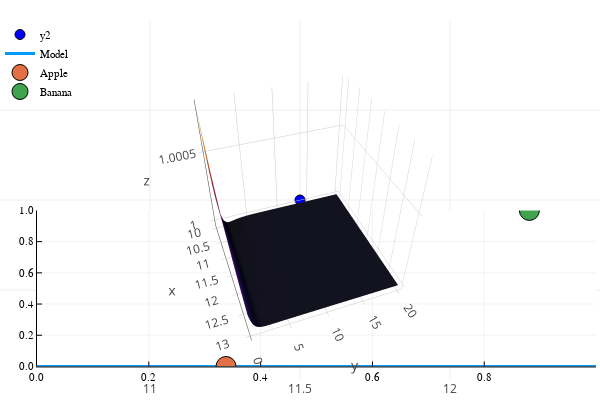

The notebook cell saved with this chart:
### Code cell
L(w,b) = (0 - sig(apple_gr_a,w,b))^2 + (1-sig(banana_gr_a,w,b))^2

w_ran = 10:0.1:13
b_ran = 0:0.1:20

L_val = [L(w,b) for b in b_ran, w in w_ran]

w = 11.5
b = 10
p1 = surface(w_ran, b_ran, L_val, xlabel="w", ylabel="b", cam=(70,40), cbar=false, leg=false)
# p1 = contour(w_ran,b_ran,L_val, levels=0.05:0.1:1, xlabel="w", ylabel="b", cam=(70,40), cbar=false, leg=false)
scatter!(p1, [w], [b], markersize=5, color = :blue)

p2 = plot(x->sig(x,w,b), 0, 1, label="Model", legend = :topleft, lw=3)
scatter!(p2, [apple_gr_a],  [0.0], label="Apple", markersize=10)
scatter!(p2, [banana_gr_a], [1.0], label="Banana", markersize=10, xlim=(0,1), ylim=(0,1))
plot(p1, p2, layout=(2,1))

### Figure 1 — Plotly figure (JSON) as saved in the notebook; plotly's stock layout.template omitted (floating-point values rounded to 4 significant figures; data arrays with more than 128 entries replaced by an {"elided": "..."} marker saying what was removed)
{"data": [{"colorbar": {"title": ""}, "colorscale": [[0, "rgba(0, 0, 4, 1.000)"], [0.03448, "rgba(4, 3, 20, 1.000)"], [0.06897, "rgba(13, 8, 41, 1.000)"], [0.1034, "rgba(24, 12, 60, 1.000)"], [0.1379, "rgba(38, 12, 81, 1.000)"], [0.1724, "rgba(54, 9, 97, 1.000)"], [0.2069, "rgba(69, 10, 105, 1.000)"], [0.2414, "rgba(84, 15, 109, 1.000)"], [0.2759, "rgba(97, 19, 110, 1.000)"], [0.3103, "rgba(111, 25, 110, 1.000)"], [0.3448, "rgba(125, 30, 109, 1.000)"], [0.3793, "rgba(140, 35, 105, 1.000)"], [0.4138, "rgba(154, 40, 101, 1.000)"], [0.4483, "rgba(166, 45, 96, 1.000)"], [0.4828, "rgba(180, 51, 89, 1.000)"], [0.5172, "rgba(193, 58, 80, 1.000)"], [0.5517, "rgba(206, 67, 71, 1.000)"], [0.5862, "rgba(216, 76, 62, 1.000)"], [0.6207, "rgba(226, 87, 52, 1.000)"], [0.6552, "rgba(235, 100, 41, 1.000)"], [0.6897, "rgba(241, 115, 29, 1.000)"], [0.7241, "rgba(247, 130, 18, 1.000)"], [0.7586, "rgba(250, 144, 8, 1.000)"], [0.7931, "rgba(252, 161, 8, 1.000)"], [0.8276, "rgba(252, 178, 22, 1.000)"], [0.8621, "rgba(250, 196, 42, 1.000)"], [0.8966, "rgba(246, 213, 67, 1.000)"], [0.931, "rgba(243, 229, 93, 1.000)"], [0.9655, "rgba(242, 244, 130, 1.000)"], [1, "rgba(252, 255, 164, 1.000)"]], "name": "y1", "opacity": null, "showlegend": false, "showscale": false, "type": "surface", "x": [10, 10.1, 10.2, 10.3, 10.4, 10.5, 10.6, 10.7, 10.8, 10.9, 11, 11.1, 11.2, 11.3, 11.4, 11.5, 11.6, 11.7, 11.8, 11.9, 12, 12.1, 12.2, 12.3, 12.4, 12.5, 12.6, 12.7, 12.8, 12.9, 13], "xaxis": "x1", "y": {"elided": "201 float values"}, "yaxis": "y1", "z": {"elided": "201x31 float values"}, "zmax": 1.001, "zmin": 1.0}, {"colorbar": {"title": ""}, "hoverinfo": "text", "legendgroup": "y2", "marker": {"color": "rgba(0, 0, 255, 1.000)", "line": {"color": "rgba(0, 0, 0, 1.000)", "width": 1}, "size": 10, "symbol": "circle"}, "mode": "markers", "name": "y2", "showlegend": true, "text": [null], "type": "scatter", "x": [11.5], "xaxis": "x1", "y": [10], "yaxis": "y1", "zmax": 1.001, "zmin": 1.0}, {"colorbar": {"title": ""}, "hoverinfo": "text", "legendgroup": "Model", "line": {"color": "rgba(0, 154, 250, 1.000)", "dash": "solid", "shape": "linear", "width": 3}, "mode": "lines", "name": "Model", "showlegend": true, "text": [null, null, null, null, null, null, null, null, null, null, null, null, null, null, null, null, null, null, null, null, null, null, null, null, null, null, null, null, null, null, null, null, null, null, null, null, null], "type": "scatter", "x": [0, 0.002441, 0.004883, 0.007324, 0.009766, 0.02105, 0.03234, 0.04363, 0.05492, 0.0662, 0.07749, 0.08878, 0.1001, 0.1136, 0.1272, 0.1408, 0.1543, 0.1773, 0.2002, 0.2251, 0.2501, 0.273, 0.296, 0.3453, 0.4023, 0.4531, 0.4975, 0.546, 0.5948, 0.6487, 0.7001, 0.7534, 0.7983, 0.8532, 0.9047, 0.9873, 1], "xaxis": "x2", "y": [4.54e-05, 4.414e-05, 4.292e-05, 4.173e-05, 4.058e-05, 3.564e-05, 3.13e-05, 2.749e-05, 2.414e-05, 2.12e-05, 1.862e-05, 1.636e-05, 1.436e-05, 1.229e-05, 1.051e-05, 8.995e-06, 7.696e-06, 5.911e-06, 4.541e-06, 3.409e-06, 2.56e-06, 1.965e-06, 1.509e-06, 8.564e-07, 4.443e-07, 2.479e-07, 1.487e-07, 8.511e-08, 4.857e-08, 2.612e-08, 1.448e-08, 7.839e-09, 4.676e-09, 2.489e-09, 1.376e-09, 5.323e-10, 4.599e-10], "yaxis": "y2", "zmax": null, "zmin": null}, {"colorbar": {"title": ""}, "hoverinfo": "text", "legendgroup": "Apple", "marker": {"color": "rgba(227, 111, 71, 1.000)", "line": {"color": "rgba(0, 0, 0, 1.000)", "width": 1}, "size": 20, "symbol": "circle"}, "mode": "markers", "name": "Apple", "showlegend": true, "text": [null], "type": "scatter", "x": [0.3381], "xaxis": "x2", "y": [0], "yaxis": "y2", "zmax": null, "zmin": null}, {"colorbar": {"title": ""}, "hoverinfo": "text", "legendgroup": "Banana", "marker": {"color": "rgba(62, 164, 78, 1.000)", "line": {"color": "rgba(0, 0, 0, 1.000)", "width": 1}, "size": 20, "symbol": "circle"}, "mode": "markers", "name": "Banana", "showlegend": true, "text": [null], "type": "scatter", "x": [0.8807], "xaxis": "x2", "y": [1], "yaxis": "y2", "zmax": null, "zmin": null}], "layout": {"annotations": [], "height": 400, "legend": {"bgcolor": "rgba(255, 255, 255, 1.000)", "bordercolor": "rgba(0, 0, 0, 1.000)", "font": {"color": "rgba(0, 0, 0, 1.000)", "family": "sans-serif", "size": 11}, "tracegroupgap": 0, "x": 0, "y": 1}, "margin": {"b": 20, "l": 0, "r": 0, "t": 20}, "paper_bgcolor": "rgba(255, 255, 255, 1.000)", "plot_bgcolor": "rgba(255, 255, 255, 1.000)", "scene": {"camera": {"eye": {"x": 1.872, "y": -0.6812, "z": 1.671}}, "xaxis1": {"anchor": "y1", "domain": [0.06165, 0.9934], "gridcolor": "rgba(0, 0, 0, 0.100)", "gridwidth": 0.5, "linecolor": "rgba(0, 0, 0, 1.000)", "mirror": false, "range": [9.91, 13.09], "showgrid": true, "showline": true, "showticklabels": true, "tickangle": 0, "tickcolor": "rgb(0, 0, 0)", "tickfont": {"color": "rgba(0, 0, 0, 1.000)", "family": "sans-serif", "size": 11}, "tickmode": "array", "ticks": "inside", "ticktext": ["10", "11", "12", "13"], "tickvals": [10, 11, 12, 13], "title": "w", "titlefont": {"color": "rgba(0, 0, 0, 1.000)", "family": "sans-serif", "size": 15}, "type": "-", "visible": true, "zeroline": false, "zerolinecolor": "rgba(0, 0, 0, 1.000)"}, "yaxis1": {"anchor": "x1", "domain": [0.5567, 0.9902], "gridcolor": "rgba(0, 0, 0, 0.100)", "gridwidth": 0.5, "linecolor": "rgba(0, 0, 0, 1.000)", "mirror": false, "range": [-0.6, 20.6], "showgrid": true, "showline": true, "showticklabels": true, "tickangle": 0, "tickcolor": "rgb(0, 0, 0)", "tickfont": {"color": "rgba(0, 0, 0, 1.000)", "family": "sans-serif", "size": 11}, "tickmode": "array", "ticks": "inside", "ticktext": ["0", "5", "10", "15", "20"], "tickvals": [0, 5, 10, 15, 20], "title": "b", "titlefont": {"color": "rgba(0, 0, 0, 1.000)", "family": "sans-serif", "size": 15}, "type": "-", "visible": true, "zeroline": false, "zerolinecolor": "rgba(0, 0, 0, 1.000)"}, "zaxis1": {"gridcolor": "rgba(0, 0, 0, 0.100)", "gridwidth": 0.5, "linecolor": "rgba(0, 0, 0, 1.000)", "mirror": false, "range": [1.0, 1.001], "showgrid": true, "showline": true, "showticklabels": true, "tickangle": 0, "tickcolor": "rgb(0, 0, 0)", "tickfont": {"color": "rgba(0, 0, 0, 1.000)", "family": "sans-serif", "size": 11}, "tickmode": "array", "ticks": "inside", "ticktext": ["1.0000", "1.0002", "1.0004", "1.0006", "1.0008"], "tickvals": [1, 1.0, 1.0, 1.001, 1.001], "title": "", "titlefont": {"color": "rgba(0, 0, 0, 1.000)", "family": "sans-serif", "size": 15}, "type": "-", "visible": true, "zeroline": false, "zerolinecolor": "rgba(0, 0, 0, 1.000)"}}, "showlegend": true, "width": 600, "xaxis2": {"anchor": "y2", "domain": [0.06165, 0.9934], "gridcolor": "rgba(0, 0, 0, 0.100)", "gridwidth": 0.5, "linecolor": "rgba(0, 0, 0, 1.000)", "mirror": false, "range": [0, 1], "showgrid": true, "showline": true, "showticklabels": true, "tickangle": 0, "tickcolor": "rgb(0, 0, 0)", "tickfont": {"color": "rgba(0, 0, 0, 1.000)", "family": "sans-serif", "size": 11}, "tickmode": "array", "ticks": "inside", "ticktext": ["0.0", "0.2", "0.4", "0.6", "0.8", "1.0"], "tickvals": [0, 0.2, 0.4, 0.6, 0.8, 1], "title": "", "titlefont": {"color": "rgba(0, 0, 0, 1.000)", "family": "sans-serif", "size": 15}, "type": "-", "visible": true, "zeroline": false, "zerolinecolor": "rgba(0, 0, 0, 1.000)"}, "yaxis2": {"anchor": "x2", "domain": [0.03762, 0.4711], "gridcolor": "rgba(0, 0, 0, 0.100)", "gridwidth": 0.5, "linecolor": "rgba(0, 0, 0, 1.000)", "mirror": false, "range": [0, 1], "showgrid": true, "showline": true, "showticklabels": true, "tickangle": 0, "tickcolor": "rgb(0, 0, 0)", "tickfont": {"color": "rgba(0, 0, 0, 1.000)", "family": "sans-serif", "size": 11}, "tickmode": "array", "ticks": "inside", "ticktext": ["0.0", "0.2", "0.4", "0.6", "0.8", "1.0"], "tickvals": [0, 0.2, 0.4, 0.6, 0.8, 1], "title": "", "titlefont": {"color": "rgba(0, 0, 0, 1.000)", "family": "sans-serif", "size": 15}, "type": "-", "visible": true, "zeroline": false, "zerolinecolor": "rgba(0, 0, 0, 1.000)"}}}
